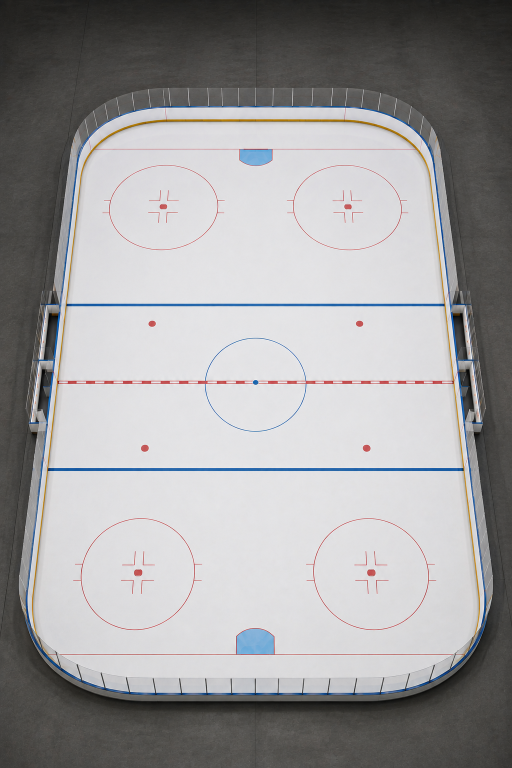
#> input picture reference/rink_reference_2026-08-13.png, 1024 x 1536 px (shown at 1/2 size)
$ python measure_photo.py
#> lines starting #> are read from the running program, lines starting #| are printed output that depends on the picture; after the words box and inside, x2 and y2 are one past the last pixel; in counts of white or black regions, pixels touching at a corner belong together
#!/usr/bin/env python3
"""Measure the reference photo's rink markings in pixels.

Everything fit3.py fits against comes from here, so a new reference photo
means re-running this and pasting the numbers -- never hand-eyeballing them.
Writes photo_measurements.json.

Contamination matters: the faceoff circles' hash marks touch the ring in this
render, so a plain conic fit on the connected component is pulled several
pixels sideways (far-R bbox centre 695.5 vs its own dot at 701.1). The ellipse
fits below are trimmed iteratively against their own residual.
"""
import json
import pathlib
import sys

import numpy as np
from PIL import Image
from scipy import ndimage

# The reference lives IN the tree, not in ~/Lataukset. A pipeline whose input
# sits in the user's Downloads folder cannot be rebuilt from a clone, and the
# picture is the one input nothing else can regenerate.
DEFAULT_PHOTO = pathlib.Path(__file__).resolve().parent.parent / \
    'reference' / 'rink_reference_2026-08-13.png'
PHOTO = sys.argv[1] if len(sys.argv) > 1 else str(DEFAULT_PHOTO)

a = np.asarray(Image.open(PHOTO).convert('RGB')).astype(np.int32)
H, W, _ = a.shape
#> H = 1536; W = 1024
R, G, B = a[:, :, 0], a[:, :, 1], a[:, :, 2]
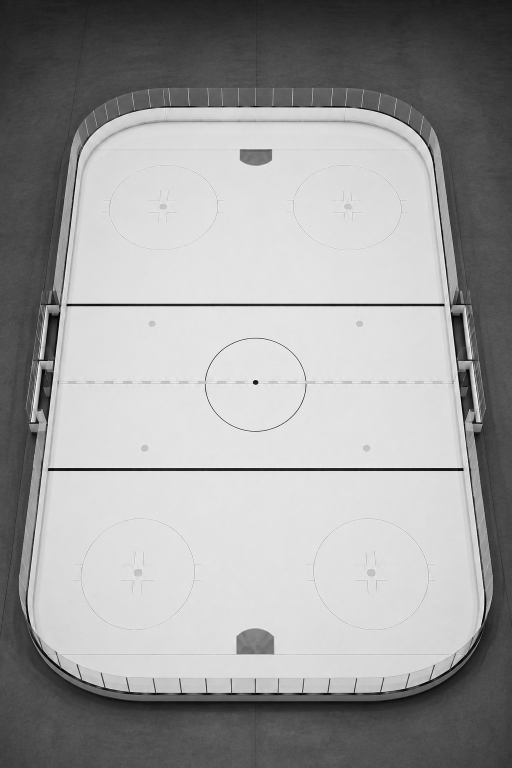
#> R: shape (1536, 1024) int32 (shown at 1/2 size); min 0, max 255, mean 158.2
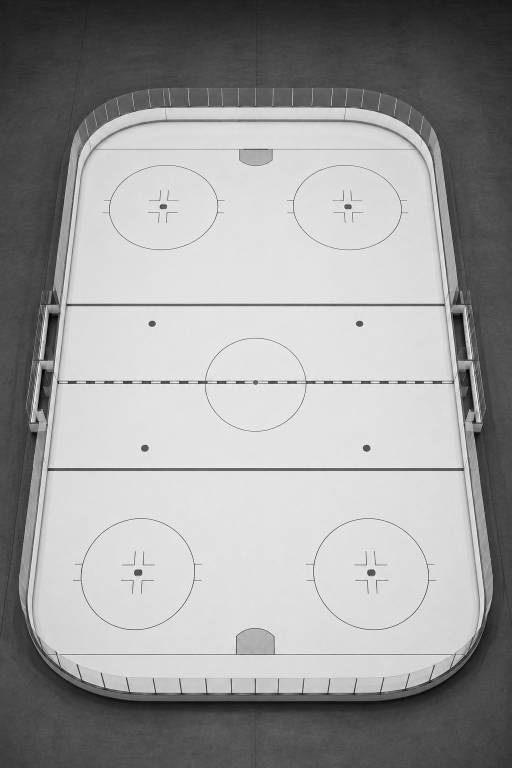
#> G: shape (1536, 1024) int32 (shown at 1/2 size); min 0, max 255, mean 157.3
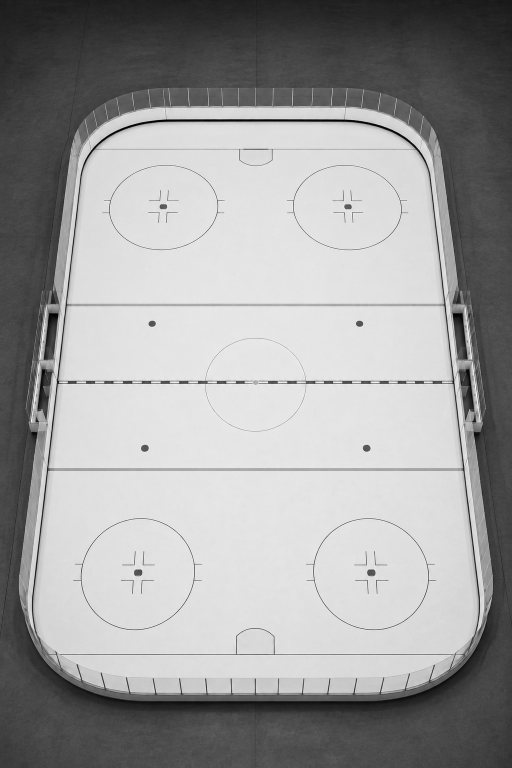
#> B: shape (1536, 1024) int32 (shown at 1/2 size); min 0, max 255, mean 158.1

# yellow kickplate has R-G ~ 50 and G-B ~ 120; red paint has R-G ~ 110, G-B ~ 0
red = (R - G > 55) & (np.abs(G - B) < 28) & (R > 110)
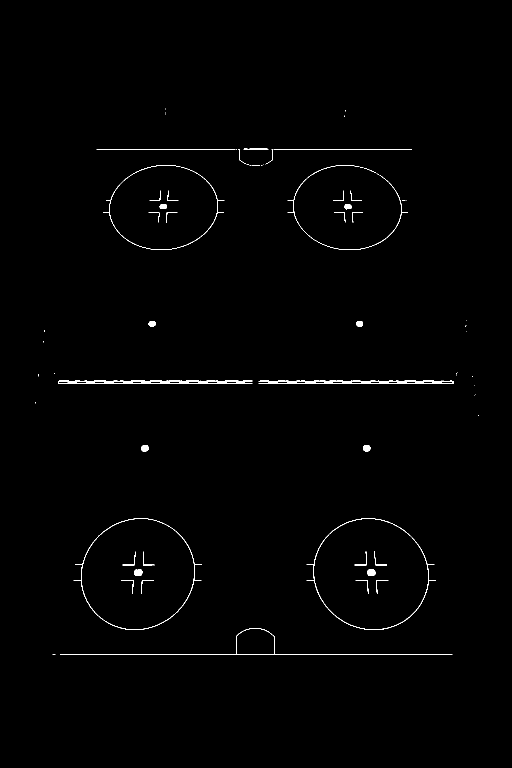
#> red: shape (1536, 1024) bool (shown at 1/2 size); 0.7% white; 71 white regions (34 under 20 px), largest, box (x1, y1, x2, y2) and area: (116, 761, 505, 768) 1782, (517, 761, 907, 768) 1735, (121, 1256, 905, 1310) 1026
yel = (R > 150) & (G > 110) & (R - B > 60) & (G - B > 45)
#> yel: shape (1536, 1024) bool; 0.41% white in thin lines or dots, all inside (x1, y1, x2, y2) = (64, 238, 960, 1318)
blu = (B > 110) & (B - R > 35) & (B - G > 15)
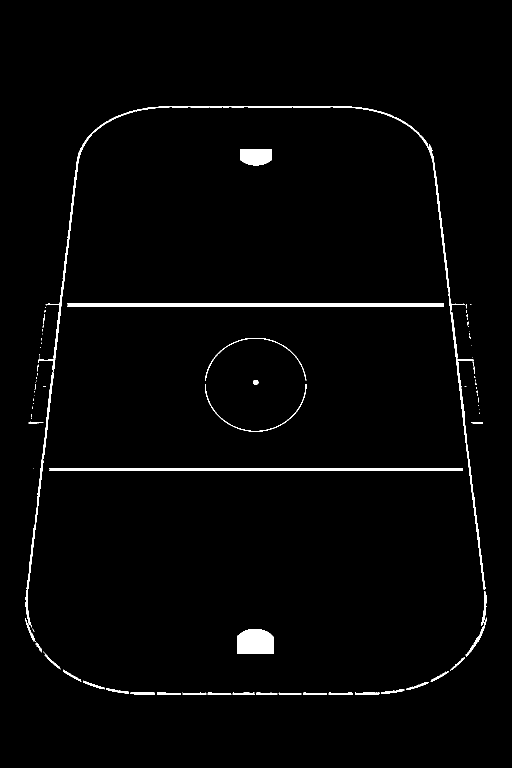
#> blu: shape (1536, 1024) bool (shown at 1/2 size); 1.9% white; 95 white regions (57 under 20 px), largest, box (x1, y1, x2, y2) and area: (98, 936, 925, 942) 4955, (419, 212, 971, 1180) 4636, (134, 607, 888, 613) 4517

# Record it RELATIVE to the project root when it lives there. An absolute
# path is both a wrong answer in a clone and a needless disclosure of whose
# machine generated the file.
_root = pathlib.Path(__file__).resolve().parent.parent
try:
    _rec = str(pathlib.Path(PHOTO).resolve().relative_to(_root))
except ValueError:
    _rec = PHOTO
out = {'photo': _rec, 'img_w': W, 'img_h': H}


def runs(mask_row, gap=4):
    xs = np.where(mask_row)[0]
    if not len(xs):
        return []
    seg, s, prev = [], xs[0], xs[0]
    for x in xs[1:]:
        if x > prev + gap:
            seg.append((int(s), int(prev)))
            s = x
        prev = x
    seg.append((int(s), int(prev)))
    return seg


def band_centre(mask, y0, y1, xlo, xhi, minfrac=0.5):
    """Sub-pixel row of a horizontal painted line, weighted by coverage."""
    sub = mask[y0:y1, xlo:xhi]
    w = sub.sum(1).astype(float)
    keep = w >= minfrac * w.max()
    ys = np.arange(y0, y1)[keep]
    ww = w[keep]
    return float((ys * ww).sum() / ww.sum()), int(keep.sum())


def fit_ellipse(xs, ys, trim=3):
    """Conic least squares, iteratively trimmed against its own residual."""
    xs, ys = xs.astype(float), ys.astype(float)
    keep = np.ones(len(xs), bool)
    for _ in range(trim + 1):
        x, y = xs[keep], ys[keep]
        mx, my = x.mean(), y.mean()
        x, y = x - mx, y - my
        D = np.c_[x * x, x * y, y * y, x, y, np.ones_like(x)]
        _, _, V = np.linalg.svd(D, full_matrices=False)
        A, Bc, C, Dd, E, F = V[-1]
        M = np.array([[A, Bc / 2], [Bc / 2, C]])
        cen = np.linalg.solve(2 * M, [-Dd, -E])
        Fc = F + 0.5 * (Dd * cen[0] + E * cen[1])
        ev, evec = np.linalg.eigh(M / (-Fc))
        if np.any(ev <= 0):
            break
        axes = 1 / np.sqrt(ev)
        cx, cy = cen[0] + mx, cen[1] + my
        # normalised radial residual of EVERY point against this ellipse
        u = np.c_[xs - cx, ys - cy] @ evec
        rr = np.hypot(u[:, 0] / axes[0], u[:, 1] / axes[1])
        keep = np.abs(rr - 1) < 0.06
    i = int(np.argmax(axes))
    j = 1 - i
    ang = np.degrees(np.arctan2(evec[1, i], evec[0, i]))
    # axis-aligned half-extents of the fitted ellipse (what fit3 compares to)
    t = np.linspace(0, 2 * np.pi, 721)
    px = cx + axes[0] * np.cos(t) * evec[0, i] + axes[1] * np.sin(t) * evec[0, j]
    py = cy + axes[0] * np.cos(t) * evec[1, i] + axes[1] * np.sin(t) * evec[1, j]
    return dict(cx=float(cx), cy=float(cy), a=float(axes[i]), b=float(axes[j]),
                ang=float(ang), n=int(keep.sum()), n_all=int(len(xs)),
                ex_x=float((px.max() - px.min()) / 2), ex_y=float((py.max() - py.min()) / 2),
                mid_x=float((px.max() + px.min()) / 2), mid_y=float((py.max() + py.min()) / 2))


# ---------------------------------------------------------------- faceoff dots
lab, n = ndimage.label(red, structure=np.ones((3, 3)))
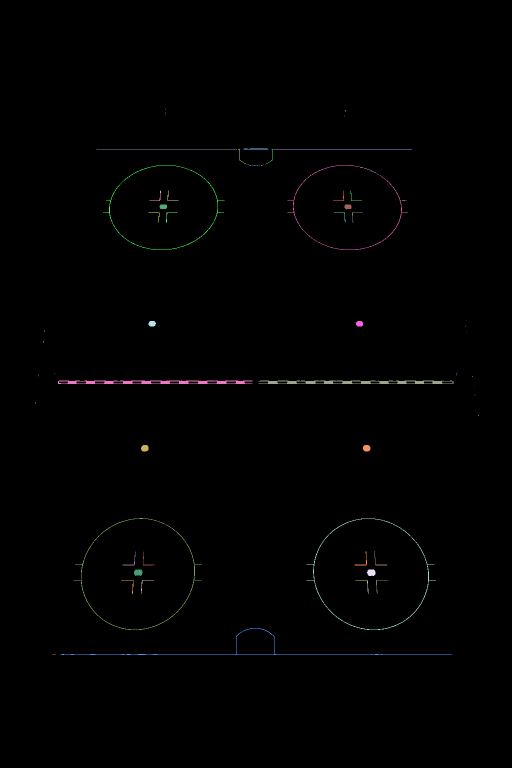
#> lab: shape (1536, 1024) int32 (shown at 1/2 size); 72 distinct labels, from 0 to 71; one colour per label, 0 black
#> n = 71
dots = []
for i, sl in enumerate(ndimage.find_objects(lab)):
    ys, xs = sl
    h, w = ys.stop - ys.start, xs.stop - xs.start
    m = lab[sl] == i + 1
    if 8 <= w <= 60 and 5 <= h <= 40 and m.sum() > 0.5 * w * h:
        cy, cx = ndimage.center_of_mass(m)
        dots.append((float(xs.start + cx), float(ys.start + cy)))
#> this loop made 71 passes
#> (h, w, cy, cx) on passes 31, 32, 38, 39, 56, 57, 64, 65: (9, 15, 3.94, 7.22), (10, 14, 4.11, 6.5), (11, 15, 4.97, 6.87), (11, 14, 5.06, 6.66), (13, 15, 6.04, 7.23), (13, 15, 5.97, 6.9), (13, 17, 5.65, 8.08), (13, 17, 5.89, 8.22)
#> (h, w, m) on passes 1 to 6: (1, 1, [True]), (1, 1, [True]), (2, 1, [True, True]), (1, 1, [True]), (1, 1, [True]), (2, 1, [True, True])
#> after the loop, dots = [(326.2, 412.9), (695.5, 413.1), (303.9, 647), (718.7, 647.1), (289.2, 896), (732.9, 896), (276.1, 1144.7), (742.2, 1144.9)]
dots.sort(key=lambda d: d[1])
out['dots'] = dots
print('faceoff/neutral dots (x, y), far to near:')
for d in dots:
    print('   %8.2f %8.2f' % d)
#> this loop made 8 passes
#|      326.22   412.94
#|      695.50   413.11
#|      303.87   646.97
#|      718.66   647.06
#|      732.90   895.97
#|      289.23   896.04
#|      276.08  1144.65
#|      742.22  1144.89
cx_img = float(np.mean([d[0] for d in dots]))
#> cx_img = 510.6
out['cx_from_dots'] = cx_img
print('image centreline from dots: x = %.2f' % cx_img)
#| image centreline from dots: x = 510.58

# ---------------------------------------------------------------- end circles
sz = ndimage.sum(red, lab, range(1, n + 1))
#> sz = 71 values, max 1782 at index 48, min 1 at index 0, mean 154.4
rings = []
for i in np.argsort(sz)[::-1]:
    ys, xs = np.where(lab == i + 1)
    w, h = xs.max() - xs.min(), ys.max() - ys.min()
    if w < 150 or h < 100 or w > 400:
        continue
    rings.append((i + 1, xs, ys))
    if len(rings) == 4:
        break
#> this loop made 7 passes
#> (i, w, h) on passes 1 to 7: (48, 388, 6), (49, 389, 6), (69, 783, 53), (58, 258, 222), (57, 256, 223), (16, 242, 169), (19, 240, 169)
#> after the loop, rings = 4 items
rings.sort(key=lambda r: (r[2].mean() > H / 2, r[1].mean()))
out['circles'] = {}
print('\nend faceoff circles:')
for (cid, xs, ys), nm in zip(rings, ['far-L', 'far-R', 'near-L', 'near-R']):
    e = fit_ellipse(xs, ys)
    out['circles'][nm] = e
    print('  %-7s c=(%7.2f,%8.2f) a=%6.2f b=%6.2f ratio %.3f  ang %+6.1f  kept %d/%d'
          % (nm, e['cx'], e['cy'], e['a'], e['b'], e['b'] / e['a'], e['ang'], e['n'], e['n_all']))
    print('           axis-aligned half-extent  x %6.2f  y %6.2f   mid (%7.2f,%8.2f)'
          % (e['ex_x'], e['ex_y'], e['mid_x'], e['mid_y']))
#> this loop made 4 passes
#> (cid, nm, ang in fit_ellipse) on passes 1 to 4: (17, 'far-L', 175.1), (20, 'far-R', -174.9), (58, 'near-L', 147), (59, 'near-R', -153.2)
#|   far-L   c=( 326.82,  414.70) a=108.71 b= 84.07 ratio 0.773  ang +175.1  kept 710/734
#|            axis-aligned half-extent  x 108.54  y  84.28   mid ( 326.82,  414.70)
#|   far-R   c=( 694.18,  414.84) a=108.21 b= 84.15 ratio 0.778  ang -174.9  kept 654/674
#|            axis-aligned half-extent  x 108.04  y  84.37   mid ( 694.18,  414.84)
#|   near-L  c=( 275.24, 1147.85) a=115.43 b=108.94 ratio 0.944  ang +147.0  kept 957/991
#|            axis-aligned half-extent  x 113.54  y 110.91   mid ( 275.24, 1147.85)
#|   near-R  c=( 741.61, 1147.90) a=116.39 b=109.41 ratio 0.940  ang -153.2  kept 973/1006
#|            axis-aligned half-extent  x 115.00  y 110.87   mid ( 741.61, 1147.90)
#> after the loop, out = 6 items

# ---------------------------------------------------------------- centre circle
# The centre line crosses the centre circle, so the circle is TWO ARCS, not one
# component -- and each arc is shorter than the circle is tall, so any single
# component grab either misses it or returns half of it. Merge every blue
# component that is circle-shaped and sits on the rink's axis. The blue LINES
# and the board caps are excluded by width: they run the full sheet.
labb, nb = ndimage.label(blu, structure=np.ones((3, 3)))
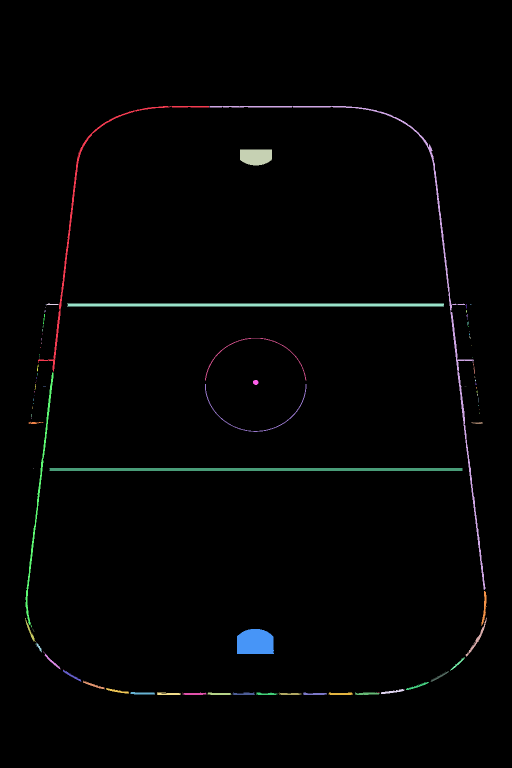
#> labb: shape (1536, 1024) int32 (shown at 1/2 size); 96 distinct labels, from 0 to 95; one colour per label, 0 black
#> nb = 95
arcs = []
for i, sl in enumerate(ndimage.find_objects(labb)):
    ys, xs = sl
    w = xs.stop - xs.start
    if not (150 < w < 400):
        continue
    if abs((xs.start + xs.stop) / 2 - cx_img) > 60:
        continue
    if (labb[sl] == i + 1).sum() < 150:
        continue
    arcs.append(np.where(labb == i + 1))
#> this loop made 95 passes
#> w on passes 1 to 12: 342, 552, 64, 25, 754, 1, 1, 2, 1, 2, 2, 4
#> after the loop, arcs = 2 items
if arcs:
    _ys = np.concatenate([a[0] for a in arcs])
    _xs = np.concatenate([a[1] for a in arcs])
    e = fit_ellipse(_xs, _ys)
    out['centre_circle'] = e
    print('\ncentre circle: %d arc(s), %d px  c=(%.2f,%.2f) a=%.2f b=%.2f ratio %.3f'
          % (len(arcs), len(_xs), e['cx'], e['cy'], e['a'], e['b'], e['b'] / e['a']))
#| centre circle: 2 arc(s), 1018 px  c=(510.78,768.87) a=100.47 b=92.98 ratio 0.925
else:
    print('\nWARNING: no centre circle found')
# ---------------------------------------------------------------- board profile
# A row is usable only where the kickplate reads as two SIDE edges. Across the
# far-end straight the same yellow is one long horizontal run, and taking
# "rightmost pixel left of centre" there returns a half-width of half a pixel —
# 1040 rows of profile with the first four of them garbage, which is enough to
# drag a least-squares camera 10 degrees off.
KV, KH, KL, KR = [], [], [], []
for y in range(1, H):
    seg = runs(yel[y])
    seg = [s for s in seg if s[1] - s[0] < 40]          # drop end-straight runs
    left = [s for s in seg if s[1] < cx_img]
    right = [s for s in seg if s[0] > cx_img]
    if not left or not right:
        continue
    KV.append(y)
    KL.append(float(max(s[1] for s in left)))
    KR.append(float(min(s[0] for s in right)))
    KH.append((KR[-1] - KL[-1]) / 2.0)
#> after the loop, KH = 1022 values, max 446.5 at index 950, min 183 at index 0, mean 390.7; KL = 1022 values, max 324 at index 0, min 64 at index 950, mean 120; KR = 1022 values, max 958 at index 954, min 690 at index 0, mean 901.4; KV = 1022 values from 241 to 1268
out['board_rows'] = KV
out['board_half'] = KH
out['board_left'] = KL
out['board_right'] = KR
print('\nboard (yellow kickplate) profile: %d rows, y %d..%d, half-width %.1f..%.1f px'
      % (len(KV), KV[0], KV[-1], min(KH), max(KH)))
#| board (yellow kickplate) profile: 1022 rows, y 241..1268, half-width 183.0..446.5 px

# far end straight: the long horizontal run of yellow
far_rows = [y for y in range(KV[0] - 8, KV[0] + 12)
            if len(runs(yel[y])) and max(b - s for s, b in runs(yel[y])) > 250]
#> far_rows = [239, 240]
if far_rows:
    wsum = np.array([yel[y].sum() for y in far_rows], float)
#> wsum = [365, 380]
    out['far_ice_end_row'] = float((np.array(far_rows) * wsum).sum() / wsum.sum())
    print('far-end kickplate row: %.2f  (rows %s)' % (out['far_ice_end_row'], far_rows))
#| far-end kickplate row: 239.51  (rows [239, 240])

# near end: the kickplate is OCCLUDED by the boards' own top edge, so the near
# ice line cannot be measured. Record where the ice visually stops instead.
col = a[:, int(cx_img) - 220:int(cx_img) - 180].mean(axis=(1, 2))
#> col = 1536 values, max 241.4 at index 760, min 15.58 at index 1404, mean 182.2
ycut = next(y for y in range(1330, H - 2) if col[y] < 200)
#> ycut = 1355
out['near_ice_occluded_row'] = int(ycut)
print('near-end ice disappears behind the board top at row %d (NOT the ice line)' % ycut)
#| near-end ice disappears behind the board top at row 1355 (NOT the ice line)

# ---------------------------------------------------------------- painted rows
# Found, not hardcoded. The previous version carried the FIRST reference
# photo's row windows in its source, so pointing it at any other picture
# returned nan for every line and the fit then ran on the circles alone.
# Scan for horizontal bands of paint instead, and reject the ones outside the
# ice: the board caps are blue and run the full width, so they read exactly
# like a blue line to anything that only looks at colour.
ICE_TOP = out['far_ice_end_row'] + 4
#> ICE_TOP = 243.5
ICE_BOT = out['near_ice_occluded_row'] - 2
#> ICE_BOT = 1353
XLO, XHI = int(cx_img - 0.42 * max(KH)), int(cx_img + 0.42 * max(KH))
#> XLO = 323; XHI = 698


def bands(mask, minfrac=0.35):
#> called with minfrac = 0.35
    cov = mask[:, XLO:XHI].sum(1).astype(float)
#> cov = 1536 values, max 375 at index 1309, min 0 at index 0, mean 2.99
    peak = cov.max()
#> peak = 375
    hits = [y for y in range(int(ICE_TOP), int(ICE_BOT))
            if cov[y] > minfrac * peak]
#> hits = [298, 761, 762, 763, 764, 765, 766, 767, 1309]
    if not hits:
        return []
    groups, cur = [], [hits[0]]
#> groups = []; cur = [298]
    for y in hits[1:]:
        if y - cur[-1] <= 6:
            cur.append(y)
        else:
            groups.append(cur)
            cur = [y]
#> this loop made 8 passes
#> (y, cur) on passes 1, 8: (761, [761]), (1309, [1309])
#> y on passes 2 to 7: 762, 763, 764, 765, 766, 767
#> after the loop, groups = [[298], [761, 762, 763, 764, 765, 766, 767]]
    groups.append(cur)
    out_ = []
    for gp in groups:
        w = cov[gp]
        out_.append((float((np.array(gp) * w).sum() / w.sum()), len(gp)))
#> this loop made 3 passes
#> (gp, w) on passes 1 to 3: ([298], [358]), ([761, 762, 763, 764, 765, 766, 767], [226, 363, 179, 180, 178, 187, 362]), ([1309], [375])
#> after the loop, out_ = [(298, 1), (764, 7), (1309, 1)]
    return out_


rb, bb = bands(red), bands(blu)
#> the loop in bands (call 2), `for y in hits[1:]:` made 11 passes
#> (y, cur) on pass 6: (936, [936])
#> y on passes 1, 2, 3, 4, 5, 7: 608, 609, 610, 611, 612, 937
#> the loop in bands (call 2), `for gp in groups:` made 2 passes
#> (gp, w) on passes 1 to 2: ([607, 608, 609, 610, 611, 612], [375, 375, 375, 375, 375, 375]), ([936, 937, 938, 939, 940, 941], [375, 375, 375, 375, 375, 375])
#> rb = [(298, 1), (764, 7), (1309, 1)]; bb = [(609.5, 6), (938.5, 6)]
lines = {}
if len(rb) == 3:
    lines['goal_far'], lines['centre_line'], lines['goal_near'] = rb
else:
    print('  WARNING: expected 3 red bands (2 goal lines + centre), got %d' % len(rb))
if len(bb) == 2:
    lines['blue_far'], lines['blue_near'] = bb
else:
    print('  WARNING: expected 2 blue bands, got %d' % len(bb))
out['rows'] = {k: v[0] for k, v in lines.items()}
print('\npainted horizontal lines (found between rows %d and %d):' % (ICE_TOP, ICE_BOT))
#| painted horizontal lines (found between rows 243 and 1353):
for k, (v, cnt) in lines.items():
    print('  %-12s %8.2f  (%d rows thick)' % (k, v, cnt))
#> this loop made 5 passes
#|   goal_far       298.00  (1 rows thick)
#|   centre_line    764.03  (7 rows thick)
#|   goal_near     1309.00  (1 rows thick)
#|   blue_far       609.50  (6 rows thick)
#|   blue_near      938.50  (6 rows thick)

json.dump(out, open('photo_measurements.json', 'w'), indent=1)
print('\nwrote photo_measurements.json')
